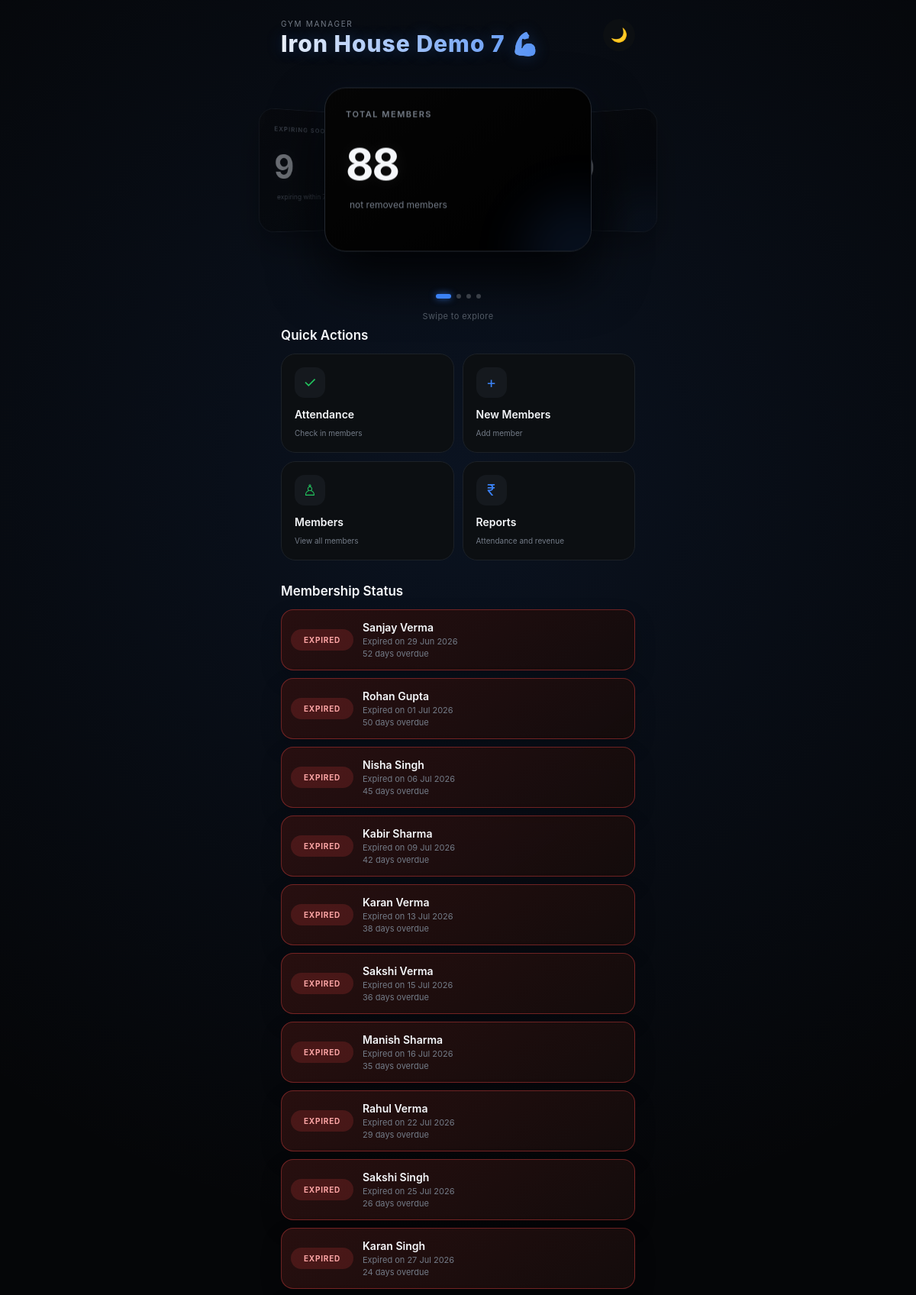
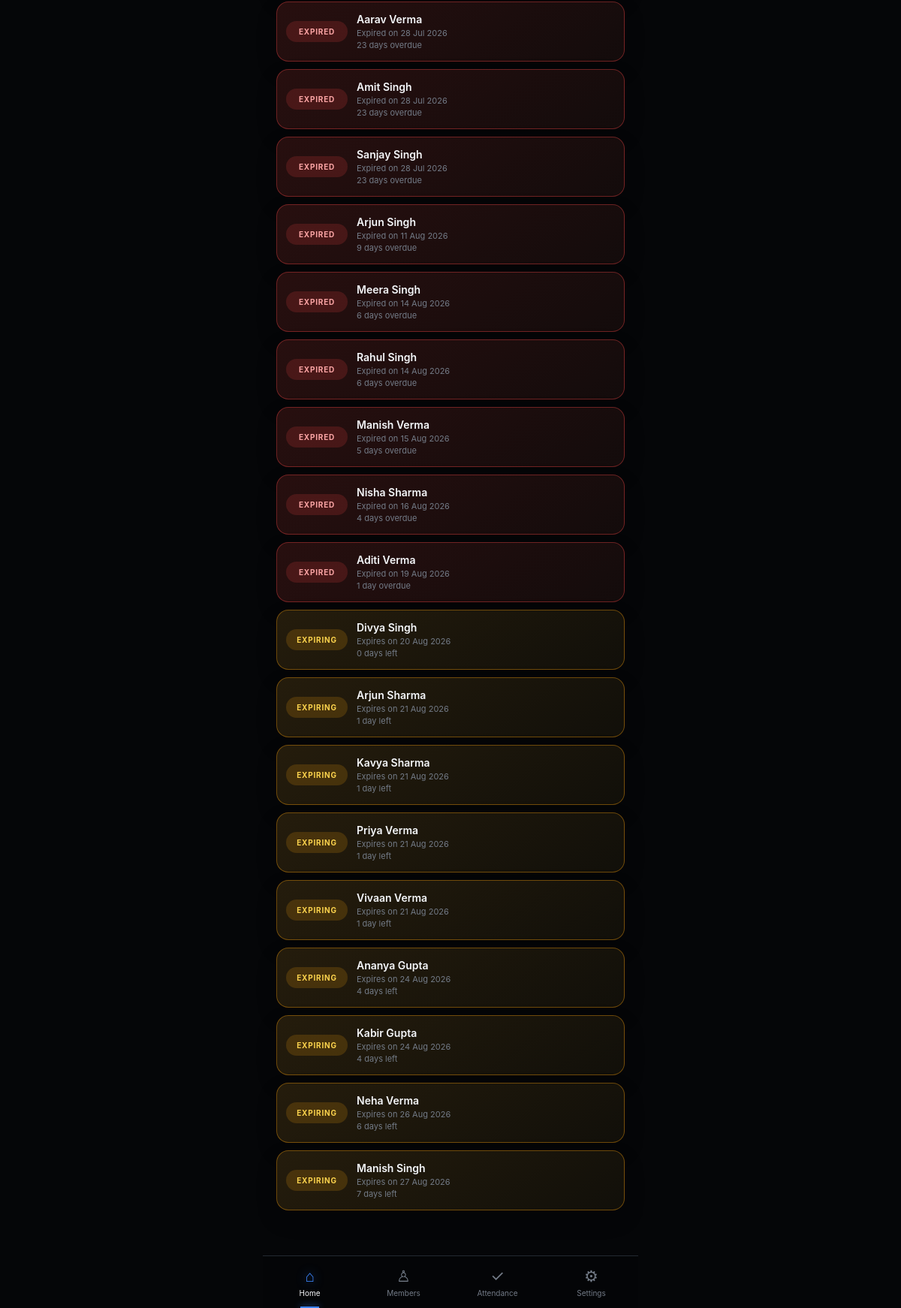
Screenshot of / (signed in) with the database file from the repository (2 pictures, top to bottom).
### models.py (models this page shows, shortened)
class GymOwner(UserMixin, db.Model):
    __tablename__ = "gym_owner"
    id = db.Column(db.Integer, primary_key=True)
    username = db.Column(db.String(50), unique=True, nullable=False)
    password_hash = db.Column(db.String(255), nullable=False)
    name = db.Column(db.String(100), nullable=False)
    phone = db.Column(db.String(15), nullable=False)
    join_date = db.Column(db.Date, default=date.today)
    payment_due_date = db.Column(db.Date)
    owner_plan = db.Column(db.String(50))
    member_limit_warning_plan = db.Column(db.String(50))
    trial_days = db.Column(db.Integer, nullable=False, default=0)
    inactive_member_removal_days = db.Column(db.Integer, nullable=False, default=30)
    send_reminder = db.Column(db.Boolean, nullable=False, default=False)
    owner_payments = db.relationship(
        "OwnerPayment",
        backref="owner",
        lazy=True,
        cascade="all, delete-orphan"
    )
    members = db.relationship(
        "Member",
        backref="owner",
        lazy=True,
        cascade="all, delete-orphan"
    )
    plans = db.relationship(
        "MembershipPlan",
        backref="owner",
        lazy=True,
        cascade="all, delete-orphan"
    )

class Member(db.Model):
    __tablename__ = "member"
    id = db.Column(db.Integer, primary_key=True)
    owner_id = db.Column(
        db.Integer,
        db.ForeignKey("gym_owner.id"),
        nullable=False,
        index=True
    )
    name = db.Column(db.String(100), nullable=False)
    address = db.Column(db.String(150), nullable=False)
    phone = db.Column(db.String(15), nullable=False)
    join_date = db.Column(db.Date, nullable=False)
    notes = db.Column(db.Text)
    membership_active = db.Column(db.Boolean, default=True, nullable=False)
    send_membership_reminder = db.Column(db.Boolean, default=True)
    current_plan_id = db.Column(
        db.Integer,
        db.ForeignKey("membership_plan.id")
    )
    current_plan = db.relationship("MembershipPlan", foreign_keys=[current_plan_id])
    membership_start = db.Column(db.Date)
    membership_expiry = db.Column(db.Date)
    memberships = db.relationship(
        "Membership",
        backref="member",
        lazy=True,
        cascade="all, delete-orphan"
    )
    attendance = db.relationship(
        "Attendance",
        backref="member",
        lazy=True,
        cascade="all, delete-orphan"
    )
    __table_args__ = (
        db.UniqueConstraint(
            "owner_id",
            "name",
            name="uq_owner_member_name"
        ),
    )

### routes/members.py (the view)
@members_bp.route("/")
def index():
    if current_user.is_authenticated:
        if current_user.username == config.admin["username"]:
            return redirect("/admin")
        elif current_user.payment_due_date and date.today() > current_user.payment_due_date:
            logout_user()
            return redirect(url_for("members.plan_over"))
        today = date.today()
        month_start = today.replace(day=1)
        total_members = Member.query.filter_by(
            owner_id=current_user.id, membership_active=True
        ).count()
        monthly_revenue = db.session.query(func.sum(Membership.amount_paid)).join(Member).filter(
            Member.owner_id == current_user.id,
            Membership.payment_date >= month_start,
            Membership.payment_date <= today,
        ).scalar() or 0
        today_attendance = Attendance.query.join(Member).filter(
            Member.owner_id == current_user.id,
            Member.membership_active.is_(True),
            Attendance.attendance_date == today,
        ).count()
        expired_members = Member.query.filter(
            Member.owner_id == current_user.id,
            Member.membership_active.is_(True),
            Member.membership_expiry < today,
        ).order_by(Member.membership_expiry.asc(), Member.name.asc()).all()
        expiring_soon = Member.query.filter(
            Member.owner_id == current_user.id,
            Member.membership_active.is_(True),
            Member.membership_expiry >= today,
            Member.membership_expiry <= today + relativedelta(days=7),
        ).order_by(Member.membership_expiry.asc(), Member.name.asc()).all()
        return render_template(
            "home.html", active_page="home", total_members=total_members,
            monthly_revenue=monthly_revenue, today_attendance=today_attendance,
            expiring_soon=len(expiring_soon), expired_members=expired_members,
            expiring_members=expiring_soon, today=today,
        )
    return render_template("index.html")

### templates/home.html (shortened to what this page needs)
{% extends "components/base.html" %}
{% block head%}
<link rel="stylesheet" href="{{ url_for('static', filename='css/home.css') }}">
{% endblock %}
{% block body %}
<header class="header">
  <div class="gym-name-wrap">
    <p class="small-text">GYM MANAGER</p>
    <h1>{{ current_user.name }} 💪🏻</h1>
  </div>
  <button id="themeBtn" onclick="toggleTheme()">🌙</button>
</header>
<section class="showcase" id="showcase">
  <div class="showcase-stage">
    <div class="stat-card active">
      <div class="stat-label">TOTAL MEMBERS</div>
      <div class="stat-number">{{total_members}}</div>
      <div class="stat-growth green">
        <span> not removed members </span>
      </div>
    </div>
    <div class="stat-card">
      <div class="stat-label">MONTHLY REVENUE</div>
      <div class="stat-number">₹{{ monthly_revenue }}</div>
      <div class="stat-growth green">
        <span> payments this month </span>
      </div>
    </div>
    <div class="stat-card">
      <div class="stat-label">EXPIRING SOON</div>
      <div class="stat-number">{{ expiring_soon }}</div>
      <div class="stat-growth green">
        <span> expiring within 7 days </span>
      </div>
    </div>
  </div>
  <div class="showcase-dots">
    <span class="dot active"></span>
    <span class="dot"></span>
    <span class="dot"></span>
    <span class="dot"></span>
  </div>
  <p class="swipe-hint">Swipe to explore</p>
</section>
<section class="quick-section">
  <div class="section-title">
    <h2>Quick Actions</h2>
  </div>
  <div class="actions">
    <a href="attendance" class="action-card">
      <div class="icon green-icon">✓</div>
      <div>
        <span> Attendance </span>
        <small> Check in members </small>
      </div>
    </a>
    <a class="action-card" href="/add_member">
      <div class="icon blue-icon">+</div>
      <div>
        <span> New Members </span>
        <small> Add member </small>
      </div>
    </a>
    <a href="{{ url_for('members.members') }}" class="action-card">
      <div class="icon green-icon">♙</div>
      <div>
        <span> Members </span>
        <small> View all members </small>
      </div>
    </a>
    <a href="{{ url_for('members.reports') }}" class="action-card">
      <div class="icon blue-icon">₹</div>
      <div>
        <span> Reports </span>
        <small> Attendance and revenue </small>
      </div>
    </a>
  </div>
</section>
<section class="status-section">
  <div class="section-title">
    <h2>Membership Status</h2>
  </div>
  {% if expired_members or expiring_members %}
  <div class="status-list">
    {% for member in expired_members %}
    {% if member.membership_active %}
    <div class="status-item expired">
      <div class="status-badge expired">Expired</div>
      <a class="status-body" href="{{url_for('members.member_details',member_id=member.id)}}">
        <strong>{{ member.name }}</strong>
        <small>Expired on {{ member.membership_expiry.strftime('%d %b %Y') if member.membership_expiry else '—' }}</small>
        <p>{{ (today - member.membership_expiry).days }} day{% if (today - member.membership_expiry).days != 1 %}s{% endif %} overdue</p>
      </a>
    </div>
    {% endif %}
    {% endfor %}
    {% for member in expiring_members %}
    {% if member.membership_active %}
    <div class="status-item warning">
      <div class="status-badge warning">Expiring</div>
      <a class="status-body" href="{{url_for('members.member_details',member_id=member.id)}}">
        <strong>{{ member.name }}</strong>
        <small>Expires on {{ member.membership_expiry.strftime('%d %b %Y') if member.membership_expiry else '—' }}</small>
        <p>{{ (member.membership_expiry - today).days }} day{% if (member.membership_expiry - today).days != 1 %}s{% endif %} left</p>
      </a>
    </div>
    {% endif %}
    {% endfor %}
  </div>
  {% endif %}
</section>
{% endblock %}

### templates/components/base.html (shortened to what this page needs)
<!doctype html>
<html lang="en">
<head>
  <link rel="stylesheet" href="{{ url_for('static', filename='css/navbar.css') }}">
  <link rel="stylesheet" href="{{ url_for('static', filename='css/base.css') }}">
  {% block head %}{% endblock %}
</head>
<body>
  <div class="app">
    {% block body %}{% endblock %}
  </div>
  {% include "components/navbar.html" %}
</body>
</html>

### templates/components/navbar.html
  <nav class="bottom-nav">
    {% if active_page in ['admin_gyms', 'admin_add_gym', 'admin_payments', 'admin_settings'] %}
    <a href="{{ url_for('admin.admin') }}" class="nav-item {% if active_page == 'admin_gyms' %}active{% endif %}"><div class="nav-icon">⌂</div><span>Gyms</span></a>
    <a href="{{ url_for('admin.add_gym') }}" class="nav-item {% if active_page == 'admin_add_gym' %}active{% endif %}"><div class="nav-icon">＋</div><span>Add gym</span></a>
    <a href="{{ url_for('admin.payments') }}" class="nav-item {% if active_page == 'admin_payments' %}active{% endif %}"><div class="nav-icon">₹</div><span>Payments</span></a>
    <a href="{{ url_for('admin.settings') }}" class="nav-item {% if active_page == 'admin_settings' %}active{% endif %}"><div class="nav-icon">⚙</div><span>Settings</span></a>
    {% else %}
    <a href="/" class="nav-item {% if active_page == 'home' %}active{% endif %}">
      <div class="nav-icon">⌂</div>
      <span> Home </span>
    </a>
    <a href="{{ url_for('members.members') }}" class="nav-item {% if active_page == 'members' %}active{% endif %}">
      <div class="nav-icon">♙</div>
      <span> Members </span>
    </a>
    <a href="{{ url_for('members.attendance') }}" class="nav-item {% if active_page == 'attendance' %}active{% endif %}">
      <div class="nav-icon">✓</div>
      <span> Attendance </span>
    </a>
    <a href="{{ url_for('settings.settings') }}" class="nav-item {% if active_page == 'settings' %}active{% endif %}">
      <div class="nav-icon">⚙</div>
      <span> Settings </span>
    </a>
    {% endif %}
  </nav>

### static/css/navbar.css (style rules this page uses)
.bottom-nav { position: fixed; z-index: 100; left: 0; right: 0; bottom: 0; max-width: 500px; height: 70px; margin: auto; background: var(--navbg); border-top: 1px solid var(--cardborder); backdrop-filter: blur(18px); display: flex; justify-content: space-around; }
.nav-item { width: 25%; border: none; background: transparent; color: var(--muted); display: flex; flex-direction: column; justify-content: center; align-items: center; gap: 4px; position: relative; cursor: pointer; text-decoration: none; }
.nav-icon { font-size: 21px; }
.nav-item span { font-size: 10px; }
.nav-item.active { color: var(--white); }
.nav-item.active .nav-icon { color: var(--blue); text-shadow: 0 0 14px rgba(59, 130, 246, 0.8); }
.nav-item.active::after { content: ""; position: absolute; bottom: 0; width: 25px; height: 2px; background: var(--blue); box-shadow: 0 0 10px var(--blue); }

### static/css/base.css (style rules this page uses)
* { margin: 0; padding: 0; box-sizing: border-box; -webkit-tap-highlight-color: transparent; }
:root { --bg: #050608; --white: #f5f7fa; --muted: #737b87; --blue: #3b82f6; --green: #22c55e; --border: #20242b; --card: #0c0f12; --card2: #050505; --card3: #000000; --activity: #11151a; --navbg: rgba(5, 6, 8, 0.94); --iconbg: #15191e; --line: #1c2127; --cardborder: #242931; }
html { background: var(--bg); }
body { background: radial-gradient(circle at 50% 18%, rgba(59, 130, 246, 0.1), transparent 35%), var(--bg); color: var(--white); transition: background 0.35s, color 0.35s; font-family: -apple-system, BlinkMacSystemFont, "Segoe UI", Roboto, Arial, sans-serif; min-height: 100vh; overflow-x: hidden; }
.app { width: 100%; max-width: 500px; margin: auto; padding: 25px 18px 110px; }

### rows the page displays
GymOwner: name "Iron House Demo 7"
Member: name "Sanjay Verma", membership_expiry "29 Jun 2026", (today-member.membership_expiry).days "52"
Member: name "Rohan Gupta", membership_expiry "01 Jul 2026", (today-member.membership_expiry).days "50"
Member: name "Nisha Singh", membership_expiry "06 Jul 2026", (today-member.membership_expiry).days "45"
Member: name "Kabir Sharma", membership_expiry "09 Jul 2026", (today-member.membership_expiry).days "42"
Member: name "Karan Verma", membership_expiry "13 Jul 2026", (today-member.membership_expiry).days "38"
Member: name "Sakshi Verma", membership_expiry "15 Jul 2026", (today-member.membership_expiry).days "36"
Member: name "Manish Sharma", membership_expiry "16 Jul 2026", (today-member.membership_expiry).days "35"
Member: name "Rahul Verma", membership_expiry "22 Jul 2026", (today-member.membership_expiry).days "29"
Member: name "Sakshi Singh", membership_expiry "25 Jul 2026", (today-member.membership_expiry).days "26"
Member: name "Karan Singh", membership_expiry "27 Jul 2026", (today-member.membership_expiry).days "24"
Member: name "Aarav Verma", membership_expiry "28 Jul 2026", (today-member.membership_expiry).days "23"
Member: name "Amit Singh", membership_expiry "28 Jul 2026", (today-member.membership_expiry).days "23"
Member: name "Sanjay Singh", membership_expiry "28 Jul 2026", (today-member.membership_expiry).days "23"
Member: name "Arjun Singh", membership_expiry "11 Aug 2026", (today-member.membership_expiry).days "9"
Member: name "Meera Singh", membership_expiry "14 Aug 2026", (today-member.membership_expiry).days "6"
Member: name "Rahul Singh", membership_expiry "14 Aug 2026", (today-member.membership_expiry).days "6"
Member: name "Manish Verma", membership_expiry "15 Aug 2026", (today-member.membership_expiry).days "5"
Member: name "Nisha Sharma", membership_expiry "16 Aug 2026", (today-member.membership_expiry).days "4"
Member: name "Aditi Verma", membership_expiry "19 Aug 2026", (today-member.membership_expiry).days "1"
Member: name "Divya Singh", membership_expiry "20 Aug 2026", (member.membership_expiry-today).days "0"
Member: name "Arjun Sharma", membership_expiry "21 Aug 2026", (member.membership_expiry-today).days "1"
Member: name "Kavya Sharma", membership_expiry "21 Aug 2026", (member.membership_expiry-today).days "1"
Member: name "Priya Verma", membership_expiry "21 Aug 2026", (member.membership_expiry-today).days "1"
Member: name "Vivaan Verma", membership_expiry "21 Aug 2026", (member.membership_expiry-today).days "1"
Member: name "Ananya Gupta", membership_expiry "24 Aug 2026", (member.membership_expiry-today).days "4"
Member: name "Kabir Gupta", membership_expiry "24 Aug 2026", (member.membership_expiry-today).days "4"
Member: name "Neha Verma", membership_expiry "26 Aug 2026", (member.membership_expiry-today).days "6"
Member: name "Manish Singh", membership_expiry "27 Aug 2026", (member.membership_expiry-today).days "7"

### other values shown
{{ total_members }} "88"
{{ monthly_revenue }} "96500"
{{ expiring_soon }} "9"
